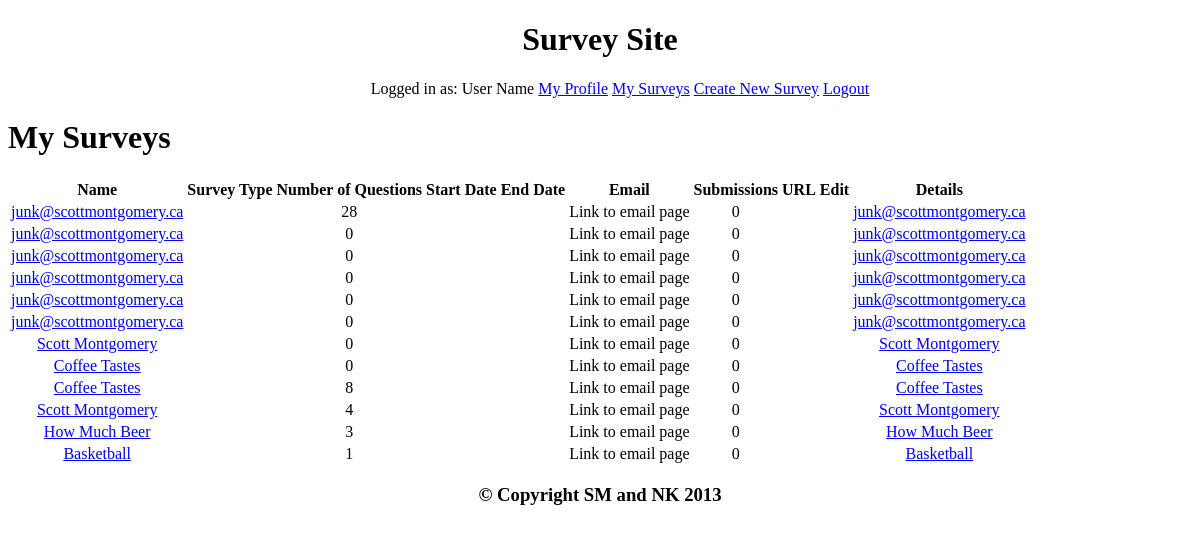
The app's page /my_surveys.php, older data.
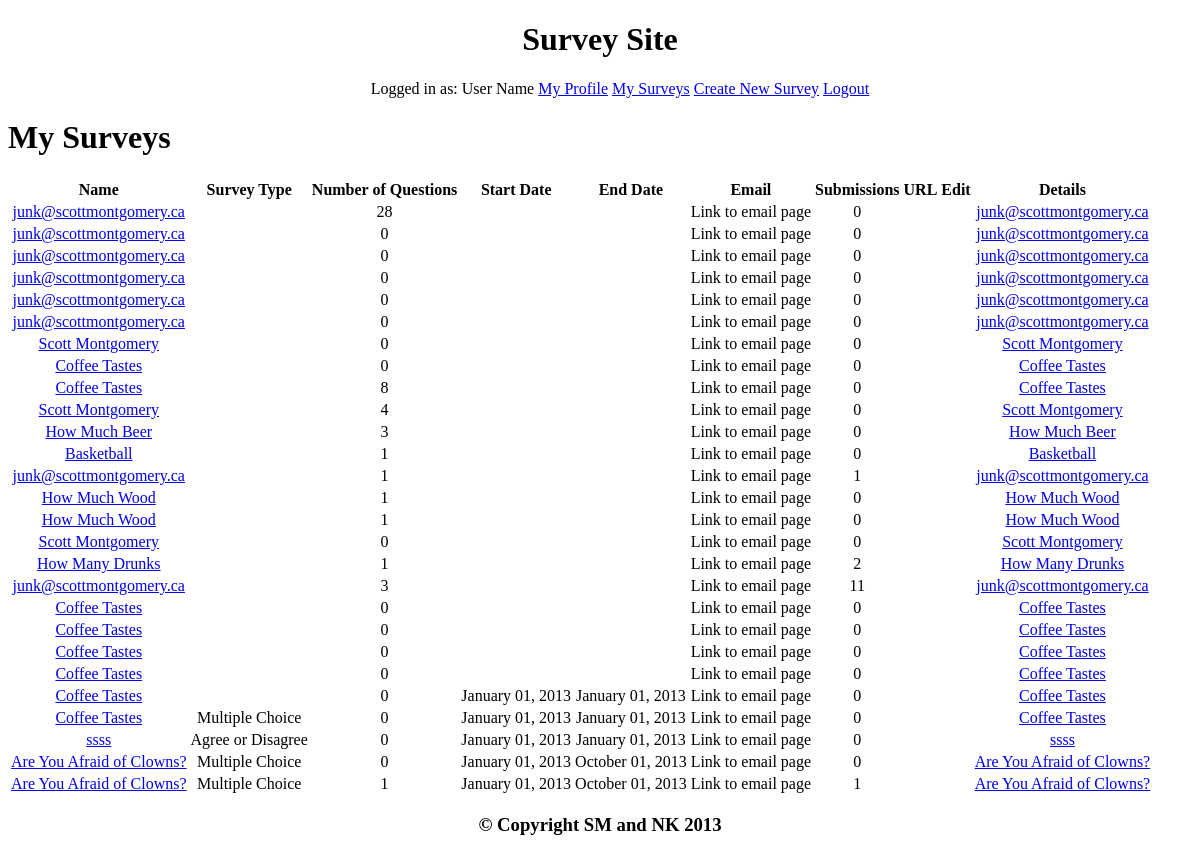
The same page, newer data.
### tables this page shows
CREATE TABLE IF NOT EXISTS `surveys` (
  `id` int(11) NOT NULL AUTO_INCREMENT,
  `name` varchar(255) NOT NULL,
  `creator_id` int(11) NOT NULL,
  `type_id` int(11) NOT NULL,
  `start_date` date DEFAULT NULL,
  `end_date` date DEFAULT NULL,
  `date_created` datetime DEFAULT NULL,
  `date_updated` datetime DEFAULT NULL,
  PRIMARY KEY (`id`)
);

CREATE TABLE IF NOT EXISTS `survey_types` (
  `id` int(11) NOT NULL AUTO_INCREMENT,
  `name` varchar(255) NOT NULL,
  `date_created` datetime DEFAULT NULL,
  `date_update` datetime DEFAULT NULL,
  PRIMARY KEY (`id`)
);

### functions/functions.php (called while the page is built, shortened)
<?php
include "survey_functions.php";
include "locales/en.php";

### functions/survey_functions.php (called while the page is built, shortened)
<?php
function get_questions($survey_id) {
  $q = mysql_query("
    SELECT * FROM questions
    WHERE survey_id = '$survey_id'
  ");
  $questions = array();
  while ($row = mysql_fetch_array($q)) {
    $questions[] = $row;
  }
  return $questions;
}
function get_user_surveys($user_id) {
  $q = mysql_query("
    SELECT surveys.*, survey_types.name AS survey_type
    FROM surveys
    LEFT JOIN survey_types ON survey_types.id = surveys.type_id
    WHERE creator_id = '$user_id'
  ");
  $surveys = array();
  while ($row = mysql_fetch_array($q)) {
    $surveys[] = $row;
  }
  return $surveys;
}
function get_submission_count($survey_id) {
  $q = mysql_query("
    SELECT COUNT(*) FROM submissions
    WHERE survey_id = '$survey_id'
  ");
  $row = mysql_fetch_row($q);
  return $row[0];
}

### my_surveys.php (the view)
<!DOCTYPE html>
<?php
$page_name = "My Surveys";
include "functions/functions.php";
include 'partials/html_header.php';
$profile_id = 12;
$surveys = get_user_surveys($profile_id)
?>
  <body id="<?php echo strtolower($page_name);?>">
  <?php include 'partials/header.php'; ?>
  <h1>
    <? echo $page_name;?>
  </h1>
  <table>
    <tr>
      <th>Name</th>
      <th>Survey Type</th>
      <th>Number of Questions</th>
      <th>Start Date</th>
      <th>End Date</th>
      <th>Email</th>
      <th>Submissions</th>
      <th>URL</th>
      <th>Edit</th>
      <th>Details</th>
    </tr>
  <?php foreach ($surveys as $survey):
    $questions = get_questions($survey['id']);
  ?>
    <tr>
      <td>
        <a href="survey.php?survey=<?php echo $survey['id']; ?>">
          <?php echo htmlentities($survey['name']) ?>
        </a>
      </td>
      <td>
        <?php echo $survey['survey_type'];?>
      </td>
      <td>
        <?php echo count($questions);?>
      </td>
       <td>
        <?php
          if ($survey['start_date'] != ""){
            echo date('F d, Y', strtotime($survey['start_date']));
          }
        ?>
      </td>
      <td>
        <?php
          if ($survey['end_date'] != ""){
            echo date('F d, Y', strtotime($survey['end_date']));
          }
        ?>
      </td>
      <td>
        Link to email page
      </td>
      <td>
        <?php
          echo get_submission_count($survey['id']);
        ?>
      </td>
      <td>
      </td>
      <td>
      </td>
      <td>
        <a href="details.php?survey=<?php echo $survey['id']; ?>">
          <?php echo htmlentities($survey['name']) ?>
        </a>
      </td>
    </tr>
  <?php endforeach; ?>
  </table>
  <?php include 'partials/footer.php'; ?>
  </body>
</html>

### functions/locales/en.php
<?php
$site_name = "Survey Site";
$footer_text = "© Copyright SM and NK 2013";
$site_title = "<h1 class='title'>". $site_name ."</h1>";

### partials/html_header.php
<?php
echo '
<html class="no-js">
    <head>
        <meta charset="utf-8">
        <meta http-equiv="X-UA-Compatible" content="IE=edge,chrome=1">
        <title>'.$page_name.'</title>
        <meta name="description" content="">
        <meta name="viewport" content="width=device-width">
        <link rel="stylesheet" href="css/main.css">
        <script src="js/main.js"></script>
    </head>
';

### partials/header.php (shortened to what this page needs)
<div id="header">
    <header class="wrapper clearfix">
        <?php echo $site_title; ?>
        <?php
        include 'logged_in_nav.php';
        ?>
    </header>
</div>

### partials/logged_in_nav.php (shortened to what this page needs)
<ul id="links">
    <li>Logged in as: User Name</li>
    <li><a href="profile.php" id="profile">My Profile</a></li>
    <li><a href="my_surveys.php" id="mysurveys">My Surveys</a></li>
    <li><a href="create_survey.php" id="createsurvey">Create New Survey</a></li>
    <li><a href="logout.php" id="logout">Logout</a></li>
</ul>

### partials/footer.php (shortened to what this page needs)
 <div id="footer">
    <footer class="wrapper">
        <h3><?php echo $footer_text; ?></h3>
    </footer>
</div>

### css/main.css (style rules this page uses)
#links { list-style-type: none; }
#links li { display: inline-block; }
#footer { text-align: center; }
#header { text-align: center; }
td { text-align: center; }

Row changes from the older to the newer data that the page shows:
added surveys: name "junk@scottmontgomery.ca", count($questions) "1", id "1"
added surveys: name "How Much Wood", count($questions) "1", id "0"
added surveys: name "How Much Wood", count($questions) "1", id "0"
added surveys: name "Scott Montgomery", count($questions) "0", id "0"
added surveys: name "How Many Drunks", count($questions) "1", id "2"
added surveys: name "junk@scottmontgomery.ca", count($questions) "3", id "11"
added surveys: name "Coffee Tastes", count($questions) "0", id "0"
added surveys: name "Coffee Tastes", count($questions) "0", id "0"
added surveys: name "Coffee Tastes", count($questions) "0", id "0"
added surveys: name "Coffee Tastes", count($questions) "0", id "0"
added surveys: name "Coffee Tastes", count($questions) "0", start_date "January 01, 2013", end_date "January 01, 2013", id "0"
added surveys: name "Coffee Tastes", survey_types.name "Multiple Choice", count($questions) "0", start_date "January 01, 2013", end_date "January 01, 2013", id "0"
added surveys: name "ssss", survey_types.name "Agree or Disagree", count($questions) "0", start_date "January 01, 2013", end_date "January 01, 2013", id "0"
added surveys: name "Are You Afraid of Clowns?", survey_types.name "Multiple Choice", count($questions) "0", start_date "January 01, 2013", end_date "October 01, 2013", id "0"
added surveys: name "Are You Afraid of Clowns?", survey_types.name "Multiple Choice", count($questions) "1", start_date "January 01, 2013", end_date "October 01, 2013", id "1"
